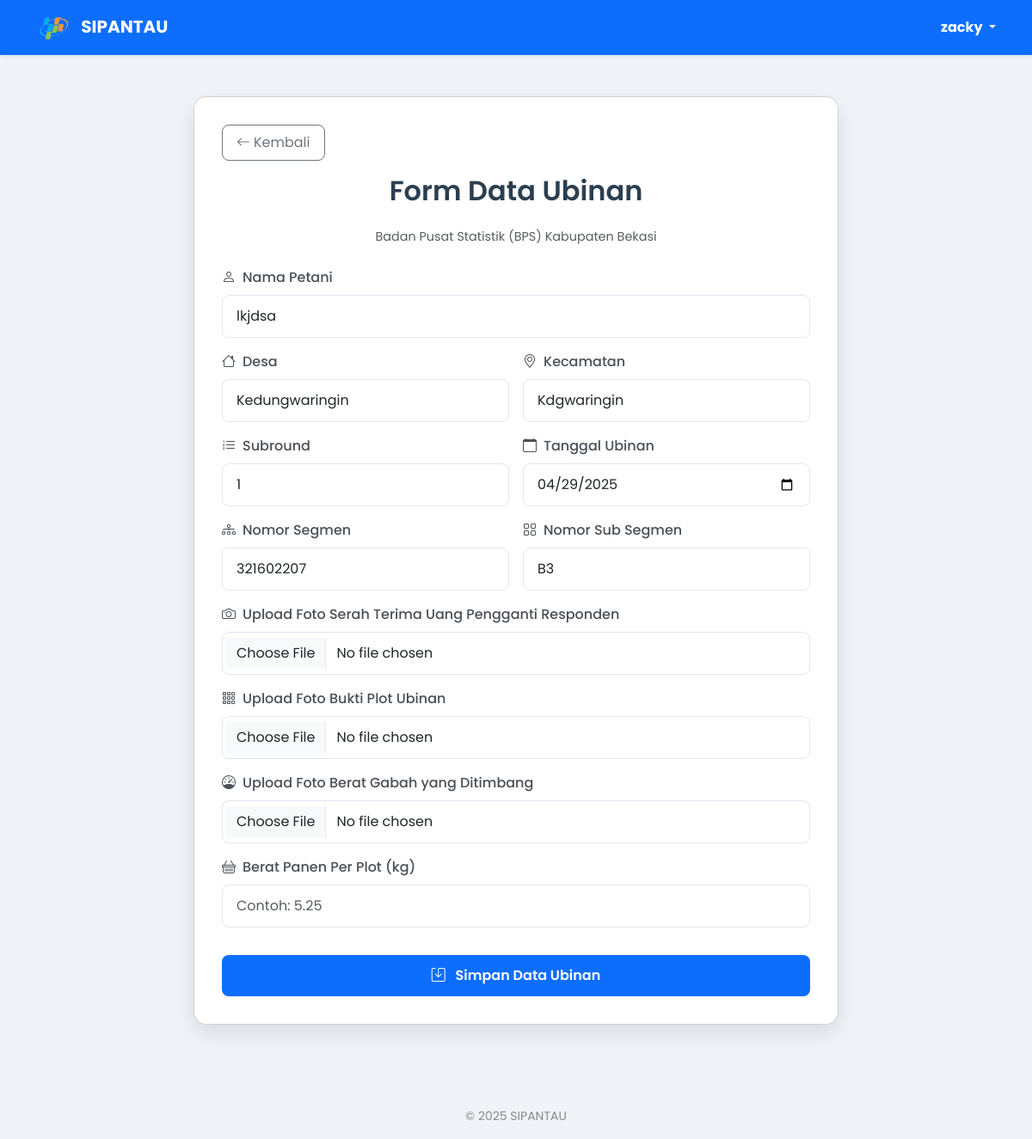
The app's page /service/form-user/form_monitoring.php?id=82 (signed in) with its own data.
### tables this page shows
CREATE TABLE `monitoring_data_panen` (
  `id` int(11) NOT NULL,
  `nama_petani` varchar(100) NOT NULL,
  `desa` varchar(100) NOT NULL,
  `kecamatan` varchar(100) NOT NULL,
  `tanggal_panen` date NOT NULL,
  `subround` int(11) NOT NULL,
  `foto_serah_terima` varchar(255) NOT NULL,
  `foto_bukti_plot_ubinan` varchar(255) NOT NULL,
  `foto_berat_timbangan` varchar(255) NOT NULL,
  `berat_plot` decimal(10,2) DEFAULT NULL,
  `gkp` decimal(10,2) DEFAULT NULL,
  `gkg` decimal(10,2) DEFAULT NULL,
  `ku` decimal(10,2) DEFAULT NULL,
  `status` enum('belum selesai','selesai','tidak bisa','revisi','sudah') DEFAULT 'belum selesai',
  `user_id` int(11) NOT NULL,
  `nomor_segmen` varchar(9) NOT NULL,
  `nomor_sub_segmen` varchar(2) NOT NULL,
  `created_at` timestamp NOT NULL DEFAULT current_timestamp(),
  `updated_at` timestamp NULL DEFAULT NULL,
  `note_revisi` text DEFAULT NULL,
  `revised_at` timestamp NULL DEFAULT NULL,
  `revised_by` varchar(100) DEFAULT NULL
);

### service/form-user/form_monitoring.php (the view, shortened to what this page needs)
<?php
include '../../config/koneksi.php';
$id = $_GET['id'] ?? null;
$query = "SELECT * FROM monitoring_data_panen WHERE id = ?";
$stmt = mysqli_prepare($conn, $query);
mysqli_stmt_bind_param($stmt, "i", $id);
mysqli_stmt_execute($stmt);
$result = mysqli_stmt_get_result($stmt);
$data = mysqli_fetch_assoc($result);
$isCompleted = $data['status'] === 'selesai';
$isRevision = $data['status'] === 'revisi';
$canEdit = !$isCompleted;
?>
<!DOCTYPE html>
<html lang="id">
<head>
  <link href="https://cdn.jsdelivr.net/npm/bootstrap@5.3.0/dist/css/bootstrap.min.css" rel="stylesheet">
  <link href="https://cdn.jsdelivr.net/npm/bootstrap-icons@1.10.5/font/bootstrap-icons.css" rel="stylesheet">
</head>
<body>
<nav class="navbar navbar-expand-lg navbar-dark bg-primary shadow-sm">
  <div class="container">
    <a class="navbar-brand" href="#">
      <img src="../../assets/logo.png" alt="Logo" class="me-2">
      SIPANTAU
    </a>
    <div class="d-flex align-items-center">
      <div class="dropdown">
        <a href="#" class="text-white fw-bold text-decoration-none dropdown-toggle" id="userDropdown" data-bs-toggle="dropdown" aria-expanded="false">
          <?= htmlspecialchars($_SESSION['username']); ?>
        </a>
      </div>
    </div>
  </div>
</nav>
<div class="container my-3 my-md-5">
  <div class="card">
    <div class="text-center pb-3 pb-md-4">
      <div class="d-flex justify-content-start mb-3">
          <a href="javascript:history.back()" class="btn btn-outline-secondary btn-sm">
              <i class="bi bi-arrow-left me-1"></i>Kembali
          </a>
      </div>
      <h1>Form Data Ubinan</h1>
      <p class="text-muted mb-0" style="font-size: clamp(0.8rem, 1.5vw, 0.9rem);">
        Badan Pusat Statistik (BPS) Kabupaten Bekasi
      </p>
    </div>
    <form action="simpan_ubinan.php" method="POST" enctype="multipart/form-data" id="ubinanlForm">
      <div class="row g-3">
        <div class="col-12">
          <label class="form-label">
            <i class="bi bi-person me-2"></i>Nama Petani
          </label>
          <input type="text" name="nama_petani" class="form-control" value="<?= htmlspecialchars($data['nama_petani']); ?>" <?= $canEdit ? '' : 'readonly'; ?> required>
        </div>
        <div class="col-12 col-md-6">
          <label class="form-label">
            <i class="bi bi-house me-2"></i>Desa
          </label>
          <input type="text" name="desa" class="form-control" value="<?= htmlspecialchars($data['desa']); ?>" <?= $canEdit ? '' : 'readonly'; ?> required>
        </div>
        <div class="col-12 col-md-6">
          <label class="form-label">
            <i class="bi bi-geo-alt me-2"></i>Kecamatan
          </label>
          <input type="text" name="kecamatan" class="form-control" value="<?= htmlspecialchars($data['kecamatan']); ?>" <?= $canEdit ? '' : 'readonly'; ?> required>
        </div>
        <div class="col-12 col-md-6">
          <label class="form-label">
            <i class="bi bi-list-ol me-2"></i>Subround
          </label>
          <input type="text" name="subround" class="form-control" value="<?= htmlspecialchars($data['subround']); ?>" <?= $canEdit ? '' : 'readonly'; ?> required>
        </div>
        <div class="col-12 col-md-6">
          <label class="form-label">
            <i class="bi bi-calendar me-2"></i>Tanggal Ubinan
          </label>
          <input type="date" name="tanggal_panen" class="form-control" value="<?= htmlspecialchars($data['tanggal_panen']); ?>" <?= $canEdit ? '' : 'readonly'; ?> required>
        </div>
        <div class="col-12 col-md-6">
          <label class="form-label">
            <i class="bi bi-diagram-3 me-2"></i>Nomor Segmen
          </label>
          <input type="text" name="nomor_segmen" class="form-control" value="<?= htmlspecialchars($data['nomor_segmen']); ?>" <?= $canEdit ? '' : 'readonly'; ?> required>
        </div>
        <div class="col-12 col-md-6">
          <label class="form-label">
            <i class="bi bi-grid me-2"></i>Nomor Sub Segmen
          </label>
          <input type="text" name="nomor_sub_segmen" class="form-control" value="<?= htmlspecialchars($data['nomor_sub_segmen']); ?>" <?= $canEdit ? '' : 'readonly'; ?> required>
        </div>
        <div class="col-12">
          <label class="form-label">
            <i class="bi bi-camera me-2"></i>Upload Foto Serah Terima Uang Pengganti Responden
          </label>
          <input type="file" name="foto_serah_terima" id="foto_serah_terima" class="form-control" accept="image/*" <?= $canEdit ? '' : 'disabled'; ?> <?= $isRevision ? '' : 'required'; ?>>
        </div>
        <div class="col-12">
          <label class="form-label">
            <i class="bi bi-grid-3x3-gap me-2"></i>Upload Foto Bukti Plot Ubinan
          </label>
          <input type="file" name="foto_bukti_plot_ubinan" id="foto_bukti_plot_ubinan" class="form-control" accept="image/*" <?= $canEdit ? '' : 'disabled'; ?> <?= $isRevision ? '' : 'required'; ?>>
        </div>
        <div class="col-12">
          <label class="form-label">
            <i class="bi bi-speedometer me-2"></i>Upload Foto Berat Gabah yang Ditimbang
          </label>
          <input type="file" name="foto_berat_timbangan" id="foto_berat_timbangan" class="form-control" accept="image/*" <?= $canEdit ? '' : 'disabled'; ?> <?= $isRevision ? '' : 'required'; ?>>
        </div>
        <div class="col-12">
          <label class="form-label">
            <i class="bi bi-basket me-2"></i>Berat Panen Per Plot (kg)
          </label>
          <input type="number" name="berat_plot" class="form-control" value="<?= htmlspecialchars($data['berat_plot'] ?? ''); ?>" step="0.01" placeholder="Contoh: 5.25" <?= $canEdit ? '' : 'readonly'; ?> required ?>
        </div>
        <?php if ($canEdit): ?>
            <div class="col-12 pt-2 pt-md-3">
                <div class="d-grid">
                    <button type="submit" class="btn btn-primary" id="submitButton">
                        <i class="bi bi-save me-2"></i>
                        <?= $isRevision ? 'Submit Revisi' : 'Simpan Data Ubinan'; ?>
                    </button>
                </div>
            </div>
        <?php endif; ?>
      </div>
    </form>
  </div>
</div>
<footer class="text-center mt-5 mb-3">
    &copy; <?= date('Y'); ?> SIPANTAU
</footer>
</body>
</html>

### service/form-user/form_monitoring.php (style rules this page uses)
body { font-family: 'Poppins', sans-serif; background: #f0f4f8; min-height: 100vh; display: flex; flex-direction: column; }
.navbar-brand { font-weight: bold; font-size: clamp(1rem, 2.5vw, 1.25rem); }
.navbar-brand img { width: clamp(30px, 5vw, 40px); height: auto; }
.card { width: 100%; max-width: 700px; padding: clamp(1rem, 3vw, 2rem); border-radius: 15px; box-shadow: 0 10px 25px rgba(0,0,0,0.1); background: #fff; margin: 0 auto; }
h1 { font-weight: 600; color: #2c3e50; text-align: center; margin-bottom: 1.5rem; font-size: clamp(1.5rem, 4vw, 2rem); }
.form-label { font-weight: 500; color: #495057; margin-bottom: 0.5rem; font-size: clamp(0.875rem, 1.8vw, 1rem); }
.form-control, .form-select { border-radius: 8px; border: 1px solid #e3e6f0; padding: clamp(0.5rem, 1.5vw, 0.75rem) clamp(0.75rem, 2vw, 1rem); font-size: clamp(0.875rem, 1.8vw, 1rem); transition: all 0.3s ease; }
.btn-primary { border: none; border-radius: 8px; font-weight: 600; padding: clamp(0.6rem, 2vw, 0.75rem) clamp(1rem, 3vw, 1.5rem); font-size: clamp(0.875rem, 1.8vw, 1rem); transition: all 0.3s ease; }
.btn-outline-secondary { border-radius: 8px; font-size: clamp(0.875rem, 1.8vw, 1rem); padding: clamp(0.4rem, 1.5vw, 0.5rem) clamp(0.8rem, 2vw, 1rem); }
footer { margin-top: 60px; font-size: 14px; color: #888; }
@media (min-width: 1200px) { .card { max-width: 750px; } }

### records on screen
monitoring_data_panen: nama_petani "lkjdsa", desa "Kedungwaringin", kecamatan "Kdgwaringin", subround "1", tanggal_panen "04/29/2025", nomor_segmen "321602207", nomor_sub_segmen "B3"

### other values on screen
$_SESSION['username'] "zacky"
